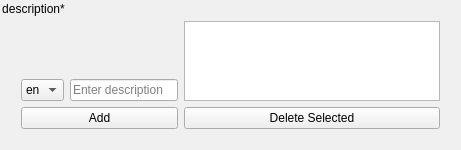
                 <widget class="QGroupBox" name="groupBox_6">
                  <property name="styleSheet">
                   <string notr="true">
                      QGroupBox {
                        background-color: rgba(240, 240, 240, 1);  /* change to your desired color */
                        border: 0px solid #ffffffff;     /* optional: border styling */
                        border-radius: 6px;         /* optional: rounded corners */
                        margin-top: 1.5em; /* reserve space for the title */
                        padding: 10px; 
                      }
                    </string>
                  </property>
                  <property name="title">
                   <string>description*</string>
                  </property>
                  <layout class="QGridLayout" name="_35">
                   <item row="0" column="0">
                    <layout class="QHBoxLayout" name="_36">
                     <item>
                      <layout class="QVBoxLayout" name="_37">
                       <item>
                        <spacer name="verticalSpacer_7">
                         <property name="orientation">
                          <enum>Qt::Vertical</enum>
                         </property>
                         <property name="sizeHint" stdset="0">
                          <size>
                           <width>20</width>
                           <height>40</height>
                          </size>
                         </property>
                        </spacer>
                       </item>
                       <item>
                        <layout class="QVBoxLayout" name="_38">
                         <item>
                          <layout class="QHBoxLayout" name="_39">
                           <item>
                            <widget class="QComboBox" name="comboBoxResDescriptionLocale">
                             <item>
                              <property name="text">
                               <string>en</string>
                              </property>
                             </item>
                             <item>
                              <property name="text">
                               <string>pt</string>
                              </property>
                             </item>
                             <item>
                              <property name="text">
                               <string>fr</string>
                              </property>
                             </item>
                            </widget>
                           </item>
                           <item>
                            <widget class="QLineEdit" name="addResDescriptionLineEdit">
                             <property name="placeholderText">
                              <string>Enter description</string>
                             </property>
                            </widget>
                           </item>
                          </layout>
                         </item>
                         <item>
                          <widget class="QPushButton" name="addResDescriptionButton">
                           <property name="text">
                            <string>Add</string>
                           </property>
                          </widget>
                         </item>
                        </layout>
                       </item>
                      </layout>
                     </item>
                     <item>
                      <layout class="QVBoxLayout" name="_40">
                       <item>
                        <widget class="QListWidget" name="listWidgetResDescription">
                         <property name="maximumSize">
                          <size>
                           <width>1000</width>
                           <height>80</height>
                          </size>
                         </property>
                        </widget>
                       </item>
                       <item>
                        <widget class="QPushButton" name="deleteResDescriptionButton">
                         <property name="text">
                          <string>Delete Selected</string>
                         </property>
                        </widget>
                       </item>
                      </layout>
                     </item>
                    </layout>
                   </item>
                  </layout>
                 </widget>
